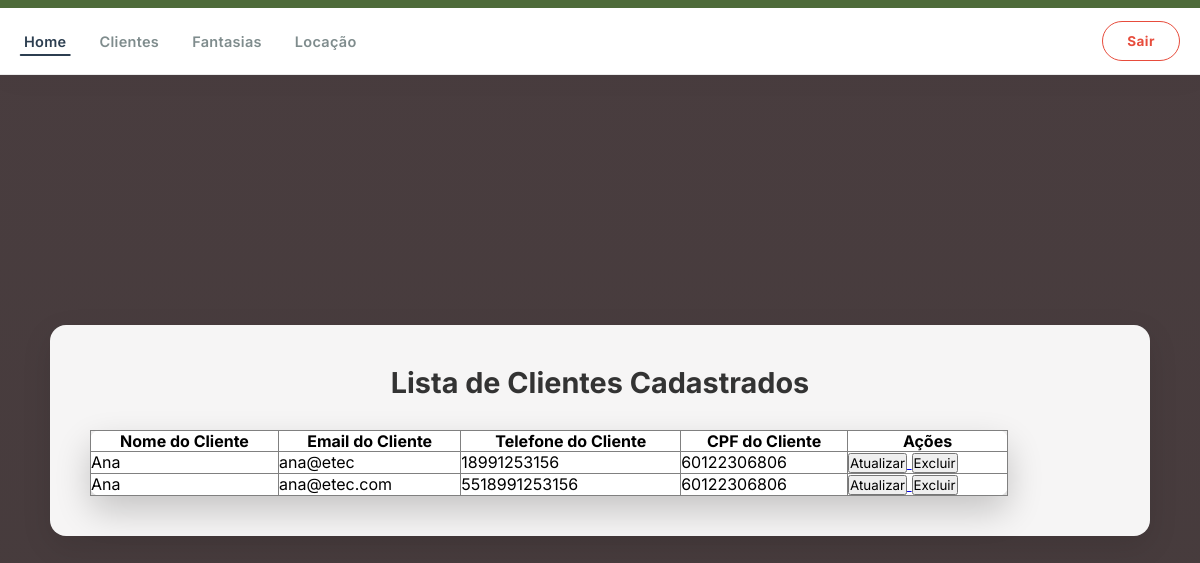
/lista/cliente.php, run on the app's committed database.
### tables this page shows
CREATE TABLE `cliente` (
  `idCliente` int NOT NULL AUTO_INCREMENT,
  `nomeCliente` varchar(100) NOT NULL,
  `email` varchar(45) NOT NULL,
  `dataCadastro` date NOT NULL,
  `telefone` varchar(20) NOT NULL,
  `cpfCliente` varchar(14) NOT NULL,
  PRIMARY KEY (`idCliente`),
  UNIQUE KEY `email_UNIQUE` (`email`),
  UNIQUE KEY `telefone_UNIQUE` (`telefone`)
);

### lista/cliente.php (the view, shortened to what this page needs)
<!DOCTYPE html>
<html lang="pt-BR">
<head>
    <link rel="stylesheet" href="../cadastros/listacliente.css">
    <link rel="stylesheet" href="../telainicial/navbar.css">
</head>
<body style="padding-top: 80px;">
     <header class="page-top">
        <nav class="navbar">
            <div class="container">
                <div class="nav-left">
                    <ul class="nav-links">
                        <li><a href="../telainicial/menu.php" class="active">Home</a></li>
                        <li><a href="../lista/cliente.php">Clientes</a></li>
                        <li><a href="../lista/fantasia.php">Fantasias</a></li>
                        <li><a href="../locar/locacao.php">Locação</a></li>
                    </ul>
                </div>
                <div class="nav-right">
                    <button class="logout-btn" onclick="window.location.href='../teladelogin/login.php'">
                        <span>Sair</span>
                    </button>
                </div>
            </div>
        </nav>
    </header>
    <div class="container">
<h1 class="h1">Lista de Clientes Cadastrados</h1>
<?php
require('../conex.php');
$sql = "SELECT idCliente, nomeCliente, email, telefone, cpfCliente
        FROM cliente
        ORDER BY nomeCliente, email, telefone, cpfCliente";
$result = $conn->query($sql);
if ($result->num_rows > 0) {
    echo "<table border='1'>
            <tr>
                <th>Nome do Cliente</th>
                <th>Email do Cliente</th>
                <th>Telefone do Cliente</th>
                <th>CPF do Cliente</th>
                <th>Ações</th>
            </tr>";
    while($row = $result->fetch_assoc()) {
        echo "<tr>
                <td>" . $row["nomeCliente"] . "</td>
                <td>" . $row["email"] . "</td>
                <td>"
                . $row["telefone"] . "</td>
                <td>" . $row["cpfCliente"] . "</td>
                <td>
                    <a href='../funcao/editarCliente.php?id=" . $row["idCliente"] . "'>
                        <button>Atualizar</button>
                    </a>
                    <a href='../funcao/excluirCliente.php?id=" . $row["idCliente"] . "'>
                        <button>Excluir</button>
                </td>
              </tr>";
    }
    echo "</table>";
} else {
    echo "Nenhum cliente cadastrado.";
}
?>
</body>
</html>

### cadastros/listacliente.css (style rules this page uses)
:root { --accent: #4e6b3a; --bg-card: #ffffff; --text-dark: #333; --shadow: 0 15px 35px rgba(0,0,0,0.2); }
* { margin: 0; padding: 0; box-sizing: border-box; font-family: 'Inter', sans-serif; }
body { background: linear-gradient(180deg,#493d3f 0%, #463b3c 100%); min-height: 100vh; display: flex; flex-direction: column; align-items: center; justify-content: center; padding: 20px; }
.container:not(.navbar .container) { width: 100%; max-width: 1100px; background: rgba(255, 255, 255, 0.95); padding: 40px; border-radius: 16px; margin: 40px auto; box-shadow: 0 10px 30px rgba(0,0,0,0.1); animation: fadeIn 0.4s ease-out; }
h1 { text-align: center; color: #333; font-size: 1.8rem; margin-bottom: 30px; font-weight: 700; }
table { width: 90%; border-collapse: collapse; margin-top: 20px; background-color: #ffffff; border-radius: 10px; box-shadow: var(--shadow); align-items: center; justify-content: center; }

### telainicial/navbar.css (style rules this page uses)
:root { --primary-color: #2c3e50; --secondary-color: #e74c3c; --bg-light: #f8f9fa; --text-dark: #2c3e50; --text-muted: #7f8c8d; --border-color: rgba(0, 0, 0, 0.08); }
* { margin: 0; padding: 0; box-sizing: border-box; font-family: 'Inter', 'Nunito Sans', sans-serif; }
.container { max-width: 1220px; margin: 0 auto; padding: 0 20px; }
.page-top { position: fixed; top: 0; left: 0; width: 100%; z-index: 1000; }
.navbar { background: rgb(255, 255, 255); backdrop-filter: blur(12px); -webkit-backdrop-filter: blur(12 px); border-bottom: 1px solid var(--border-color); box-shadow: 0 4px 30px rgba(0, 0, 0, 0.03); height: 75px; transition: all 0.3s ease; border-top : 8px solid #4e6b3a; }
.navbar .container { height: 100%; display: flex; align-items: center; justify-content: space-between; }
.nav-left { display: flex; align-items: center; gap: 45px; }
.nav-links { list-style: none; display: flex; gap: 25px; align-items: center; height: 100%; }
.nav-links a { color: var(--text-muted); text-decoration: none; font-weight: 600; font-size: 14.5px; letter-spacing: 0.3px; padding: 8px 4px; border-radius: 4px; transition: all 0.3s ease; display: flex; align-items: center; position: relative; }
.nav-links a::after { content: ''; position: absolute; bottom: 2px; left: 50%; transform: translateX(-50%); width: 0; height: 2px; background: var(--primary-color); transition: width 0.3s ease; border-radius: 2px; }
.nav-links a:hover, .nav-links a.active { color: var(--text-dark); }
.nav-links a:hover::after, .nav-links a.active::after { width: 100%; }
.nav-right { display: flex; gap: 15px; align-items: center; }
.logout-btn { background: transparent; color: var(--secondary-color); border: 1.5px solid var(--secondary-color); padding: 8px 24px; border-radius: 30px; cursor: pointer; font-weight: 700; letter-spacing: 0.5px; font-size: 13.5px; transition: all 0.3s cubic-bezier(0.25, 0.8, 0.25, 1); display: flex; align-items: center; gap: 6px; height: 40px; }

### data on the page
cliente: nomeCliente "Ana", email "ana@etec", telefone "18991253156", cpfCliente "60122306806"
cliente: nomeCliente "Ana", email "ana@etec.com", telefone "5518991253156", cpfCliente "60122306806"
